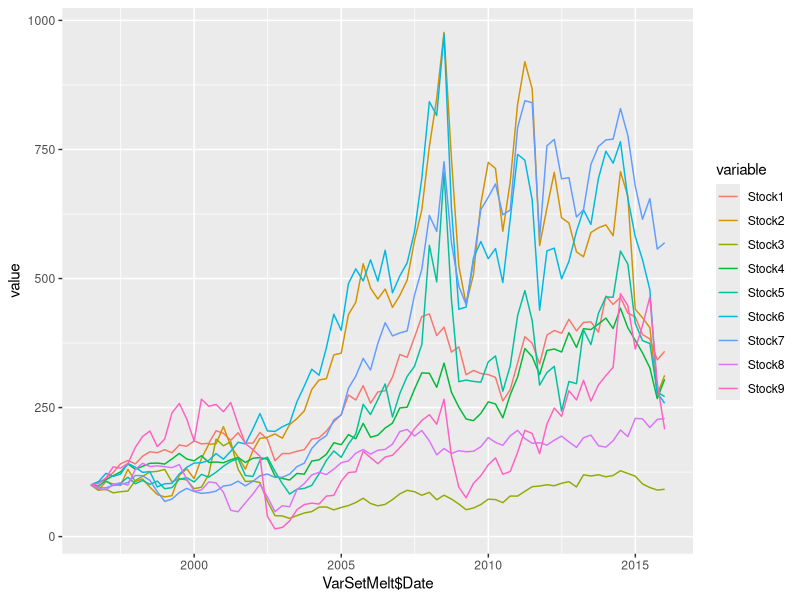

Recreate this plot in R. (Note: this script raises an error after producing the figure.)
# !!!!
# THIS IS THE OLD CODE
# PLEASE USE THE NEW FILE!


# Load packages

library(Cairo)

# Package for sumamrizing data
# install.packages("Hmisc")
library(Hmisc)
# for this command: describe(mydata)

# Library for sumamrizing data 2
# install.packages("psych")
library(psych)
# for this command: describe.by(mydata, group,...)

# Working with Doby package for summary Statistics
# install.packages("doBy")
library(doBy)
#summaryBy(mpg + wt ~ cyl + vs, data = mtcars, 
#          FUN = function(x) { c(m = mean(x), s = sd(x)) } )

# Importing files of other formats
library(foreign)

# Panel data analysis package
library(plm) 

library(car)

library(lmtest)   

library(sandwich)

library(ggplot2)

library(grid) # needed for plotting later
# Handwritten function for later on

multiplot <- function(..., plotlist = NULL, file, cols = 1, layout = NULL) {
  require(grid)
  
  plots <- c(list(...), plotlist)
  
  numPlots = length(plots)
  
  if (is.null(layout)) {
    layout <- matrix(seq(1, cols * ceiling(numPlots/cols)),
                     ncol = cols, nrow = ceiling(numPlots/cols))
  }
  
  if (numPlots == 1) {
    print(plots[[1]])
    
  } else {
    grid.newpage()
    pushViewport(viewport(layout = grid.layout(nrow(layout), ncol(layout))))
    
    for (i in 1:numPlots) {
      matchidx <- as.data.frame(which(layout == i, arr.ind = TRUE))
      
      print(plots[[i]], vp = viewport(layout.pos.row = matchidx$row,
                                      layout.pos.col = matchidx$col))
    }
  }
}

# For this tool, we need to retrieve a written function
# see: http://www.peterhaschke.com/r/2013/04/24/MultiPlot.html
library(lattice)
library("reshape2")

# For my customized summary later on
SumCustom <- function(x){
  r1 = mean(x)
  r2 = median(x)
  r3 = sd(x)
  r4 = min(x)
  r5 = max(x)
  
  return(matrix(c(r1, r2, r3, r4, r5), ncol = 5))
  
}

# Read in the data frame
setwd("C:/Users/Trimme/Documents/Studium Master/Kurse/2016 SoSe/Statistical Programming Languages/Dataset")
data <- read.csv2("Dataset-FINALupdated_absolute.csv", stringsAsFactors=FALSE)

# Convert Date such that R recognizes it as date
# Note that, for some reason, we have to do this twice
# Later on as well, when we sort the panel data
data$Date <- as.Date(data$Date, format = "%d.%m.%Y")
class(data$Date)

# Generate and store date vector for later purposes
DateVec <- subset(data$Date, data$Company == 1)
# Sort this vector
DateVec <- sort(DateVec)

# Convert data into panel data
data <- pdata.frame(data, index = c("Company", "Date"), drop.index = F, row.names = T) 
# Has R read in the panel Data set with Date as date variable?
class(data$Date)
# If not, let's change that
data$Date <- as.Date(data$Date, format = "%Y-%m-%d")
class(data$Date)
# Done

# Plot all Stock Price evolvements in 1 Plot
# Thsi is necessary as the company dummy is a factor variable
a <- max(as.numeric(unique(data$Company))) + 1
b <- nrow(data[data$Company == 1,])
StockSet <- matrix(NA, ncol = a, nrow = b)
StockSet <- data.frame(StockSet)
StockSet[,1] <- DateVec
VarNames <- c("Date")

i = 1
while(i < 10){
  Sub1 <- subset(data, data$Company == i)
  StockSet[,(i+1)] <- (Sub1$Stock/Sub1$Stock[1]) * 100
  a <- paste("Stock", i, sep = "")
  VarNames <- c(VarNames, a) 
  i = i + 1
}

colnames(StockSet) <- VarNames
colnames(StockSet)
# head(StockSet)
# Save the data set with indexed stock data and round the numbers
# a <- ncol(StockSet)
# StockSet[,2:a] <- round(StockSet[,2:a], digits = 1)
# head(StockSet)
# write.csv2(StockSet,"Stocks_Indexed.csv") # Does not work properly yet


# Preparing Plot
VarSetMelt <- melt(StockSet, id = "Date")
# Plot the Indexed Stock Prices Together
# dev.off() # necessary befor plotting again
#jpeg(filename = "All_Stocks_Plot.jpg")
# Plot the indexed stock prices
# ggplot(data=VarSetMelt, aes(x = VarSetMelt$DateVec, y=value, colour=variable)) + geom_line()
p <- ggplot(data=VarSetMelt, aes(x = VarSetMelt$Date, y=value, colour=variable)) + geom_line()
p
# dev.off()


Sub1 = subset(data, data$Company == 1)
# Plot Oil, Gas and Market beside one and another
#jpeg(filename = "Common_Factors_Development.jpg")
par(mfrow = c(1,3))
plot(Sub1$Date, Sub1$Oil, type = "l", xlab = "Year", ylab = "Oil Price")
plot(Sub1$Date, Sub1$Gas, type = "l", xlab = "Year", ylab = "Gas Price")
plot(Sub1$Date, Sub1$Market, type = "l", xlab = "Year", ylab = "Dow Jones Index")
# dev.off()

# Plot each company with specific and common factors
CompanyNames <- levels(data$Company) # Extract the 'Company Names'
VarNames <- colnames(data[,3:10])

par(mfrow = c(1,8)) # Set that I want to plot 8 graphs beside one and another
par(mar=c(2,2,2,2)) # Insert margins between the different plots. 
# Note that I would have to alter this conficurations when setting up other plots later
#dev.off()
i = 1
while(i < 10){
  NameFile <- paste("Company_", i,"_SpecificFact.jpg", sep = "")
  jpeg(filename = NameFile, pointsize =24, quality = 200, bg = "white", res = NA, restoreConsole = TRUE, height = 400, width = 3600)
  par(mfrow = c(1,8))
  Sub1 <- subset(data, data$Company == i)
  j = 3
  while(j < 11){
    Filename <- paste("Company_", CompanyNames[i],"_", VarNames[j], ".jpeg", sep = "")
    Yvalues <- Sub1[,j]
    plot(Sub1$Date, Yvalues, type = "l", ylab = paste(VarNames[(j - 2)]) , main = paste("C_", i, sep = ""))
    j = j + 1  
  }
  dev.off()
  i = i + 1
  # dev.off() - apparently not needed
}
# dev.off() - apparently not needed


# since we switch to another dataset, remove 
# all the stuff we stored so far
rm(list = ls())

# Plotting the histograms of the specific factors 
# after we have transformed them into returns
# Load the respective dataset
data <- read.csv2("Dataset-FINALupdated_returns.csv", stringsAsFactors=FALSE)

# Convert Date such that R recognizes it as date
data$Date <- as.Date(data$Date, format = "%d.%m.%Y")
class(data$Date)

# Generate and store date vector for later purposes
DateVec <- subset(data$Date, data$Company == 1)
DateVec <- sort(DateVec)
# DateVec
head(data)
tail(data)
# We see that there are missing values at the end of the dataset
# This is because we lost 1 observation per Company as we set up
# the returns. Remove the missing values

row.has.na <- apply(data, 1, function(x){any(is.na(x))})
sum(row.has.na)
if(sum(row.has.na) != 0){
  data <- data[!row.has.na,]
}
tail(data)
# we managed to remove the missing observations


# Convert data into panel data
data <- pdata.frame(data, index = c("Company", "Date"), drop.index = F, row.names = T) 
# Has R read in the panel Data set with Date as date variable?
class(data$Date)
# If not, let's change that
data$Date <- as.Date(data$Date, format = "%Y-%m-%d")
class(data$Date)
# Done

MainText = variable.names(data)

# Generate Histograms for Specific Factors by enterprise
i = 1
while(i < 10){
  help1 <- subset(data, data$Company == i)
  NameFile <- paste("Histograms_Company", i, "_returns.jpg", sep = "")
  jpeg(filename = NameFile, pointsize =12, quality = 200, bg = "white", res = NA, restoreConsole = TRUE, height = 400, width = 800)
  par(mfrow = c(1,5))
  j = 3
  while(j < 8){
    bw = diff(range(help1[,j])) / (2 * IQR(help1[,j]) / length(help1[,j])^(1/3))
    hist(help1[,j], breaks = bw, freq = FALSE, main = paste(MainText[j]))
    g1 = seq(min(help1[,j]), max(help1[,j]), length = 100)
    dens1 = dnorm(g1, mean(help1[,j]), sd(help1[,j]))
    lines(g1, dens1, col = "red")
    # I still have to program that R sets the y-limits adequately
    # In particular, the maximum
    j = j + 1
    # print(j)
  }
  dev.off()
i = i + 1
#print(i)
}
